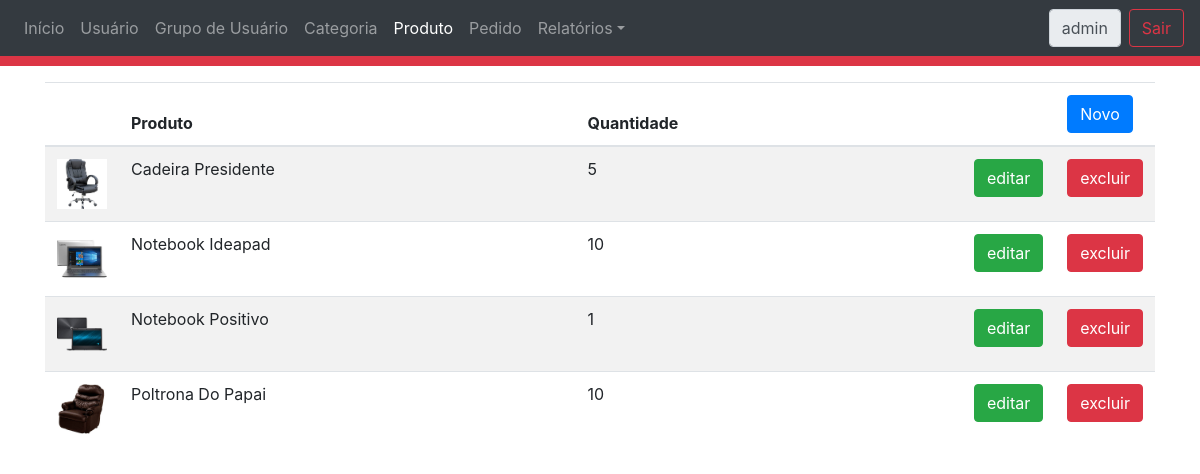
The page /ProdutoTabela.php (signed in) on the database its author committed.
### tables this page shows
CREATE TABLE IF NOT EXISTS `tbProduto` (
`idProduto` int(11) NOT NULL,
  `nome` varchar(255) DEFAULT NULL,
  `descricao` varchar(3000) NOT NULL,
  `valor` decimal(9,2) NOT NULL,
  `quantidadeEstoque` int(11) NOT NULL,
  `foto` varchar(255) DEFAULT NULL,
  `idCategoria` int(11) NOT NULL
);

### ControleAcesso.php (called while the page is built, shortened)
<?php
	require_once 'class/Usuario.php';
	require_once 'class/GrupoAcesso.php';
	$usuarioAtual = unserialize($_SESSION["USUARIO_ATUAL"]);
	$grupoAcessoUsuarioAtual = unserialize($_SESSION["GRUPOACESSO_USUARIO_ATUAL"]);
?>

### class/GrupoAcesso.php (called while the page is built, shortened)
<?php
    require_once 'Acesso.php';
	class GrupoAcesso
	{
        private  $acesso;
        function getAcesso() {
            return $this->acesso;
        }
	}
?>

### class/Acesso.php (called while the page is built, shortened)
<?php
class Acesso
    {
        private  $menu;
        private  $arquivo;
        private  $tipo;
        function getMenu() {
            return $this->menu;
        }
        function getTipo() {
            return $this->tipo;
        }
        function getArquivo() {
            return $this->arquivo;
        }
        function setMenu($menu) {
            $this->menu = $menu;
        }
        function setTipo($tipo) {
            $this->tipo = $tipo;
        }
        function setArquivo($arquivo) {
            $this->arquivo = $arquivo;
        }
    }
?>

### class/Usuario.php (called while the page is built, shortened)
<?php
	class Usuario
	{
        private  $login;
        function getLogin(){
            return $this->login;
        }
	}
?>

### class/ProdutoDAO.php (called while the page is built, shortened)
<?php
	require_once 'CategoriaDAO.php';
	require_once 'Produto.php';
	class ProdutoDAO extends CrudDAO
	{
		public function listar(){
			$objetos = array();
			try{
				$pdo = parent::conectar();
				$sql = "SELECT * FROM tbProduto  ORDER BY nome";
				$run = $pdo->prepare($sql);
				$run->execute();
				$resultado = $run->fetchAll();
				$categoriaDAO = new CategoriaDAO();
				foreach ($resultado as $registro){
					$produto = new Produto();
					$produto->setIdProduto($registro['idProduto']);
					$produto->setNome($registro['nome']);
					$produto->setDescricao($registro['descricao']);
					$produto->setValor($registro['valor']);
					$produto->setQuantidade($registro['quantidadeEstoque']);
					$produto->setFoto($registro['foto']);
					$categoria = $categoriaDAO->buscarPorId($registro['idCategoria']);
					$produto->setCategoria($categoria);
					array_push($objetos, $produto);
				}
			}catch(Exception $ex){
				echo $ex->getFile().' : '.$ex->getLine().' : '.$ex->getMessage();
			}finally {
				parent::desconectar();
			}
			return $objetos;
		}
	}
?>

### class/Produto.php (called while the page is built, shortened)
<?php
	class Produto
	{
        private  $idProduto;
        private  $nome;
        private  $foto;
        function __construct() {
            $categoria = new Categoria();
        }
        function getIdProduto(){
            return $this->idProduto;
        }
        function setIdProduto($idProduto){
            $this->idProduto = intval($idProduto);
        }
        function getNome(){
            return $this->nome;
        }
        function setNome($nome){
            $this->nome = $nome;
        }
        function getQuantidade(){
            return $this->situacao;
        }
        function setQuantidade($situacao){
            $this->situacao = intval($situacao);
        }
        function getFoto(){
            return $this->foto;
        }
        function setFoto($foto){
            $this->foto = $foto;
        }
	}
?>

### class/CategoriaDAO.php (called while the page is built, shortened)
<?php
	class CategoriaDAO extends CrudDAO
	{
		public function buscarPorId($codigo){
			$categoria = new Categoria();
			try{
				$pdo = parent::conectar();
				$sql = "SELECT * FROM tbCategoria WHERE idCategoria = :idCategoria";
				$run = $pdo->prepare($sql);
	  			$run->bindValue(':idCategoria', $codigo, PDO::PARAM_INT);
				$run->execute();
				$registro = $run->fetch();
				$categoria->setIdCategoria($registro['idCategoria']);
				$categoria->setDescricao($registro['descricao']);
			}catch(Exception $ex){
				echo $ex->getFile().' : '.$ex->getLine().' : '.$ex->getMessage();
			}finally {
				parent::desconectar();
			}
			return $categoria;
		}
	}
?>

### ProdutoTabela.php (the view, shortened to what this page needs)
<?php
	require_once 'ControleAcesso.php';
	require_once 'class/ProdutoDAO.php';
?>
<html>
    <head>
		<link type="text/css" rel="stylesheet" href="css/bootstrap.css"/>
		<link type="text/css" rel="stylesheet" href="css/produto.css"/>
    </head>
    <body>
		<div class="cabecalho">
			<?php
				include_once("Cabecalho.php");
			?>
		</div>
		<div class="container">
			<table id="tabelaProduto" class="table table-striped">
				<thead>
					<tr>
						<th></th>
						<th class="col-md-6">Produto</th>
						<th class="col-md-5">Quantidade</th>
						<th class="col-md-1"></th>
						<th class="col-md"><a class="btn btn-primary" href="ProdutoFormulario.php">Novo</a></th>
					</tr>
				</thead>
				<tbody>
					<?php
						$produtoDAO = new ProdutoDAO();
						$lista = $produtoDAO->listar();
						foreach($lista as $produto){
							echo"<tr>";
							echo"<td> <img class='fotoProduto' src='imagens/{$produto->getFoto()}'> </td>";
							echo"<td>{$produto->getNome()}</td>";
							echo"<td>{$produto->getQuantidade()}</td>";
							echo"<td> <a class='btn btn-success' href='ProdutoFormulario.php?idProduto={$produto->getIdProduto()}'> editar </a> </td>";
							echo"<td> <a class='btn btn-danger'  href='ProdutoControlador.php?operacao=excluir&idProduto={$produto->getIdProduto()}'> excluir </a> </td>";
							echo"</tr>";
						}
					?>
				</tbody>
			</table>
    </body>
</html>

### Cabecalho.php (shortened to what this page needs)
<nav class="navbar navbar-expand-md navbar-dark bg-dark">
  <div class="collapse navbar-collapse" id="navbarsExampleDefault">
	<ul class="navbar-nav mr-auto">
	<?php
		$arquivoAtual = basename($_SERVER['PHP_SELF']);
		foreach ($grupoAcessoUsuarioAtual as $grupoAcesso){
			if($grupoAcesso->getAcesso()->getTipo() == "menu"){
				if($grupoAcesso->getAcesso()->getArquivo() == $arquivoAtual){
					$ativo = "active";
				}else{
					$ativo = "";
				}
				echo "<li class='nav-item {$ativo}'>";
				echo "<a class='nav-link' href='{$grupoAcesso->getAcesso()->getArquivo()}'>{$grupoAcesso->getAcesso()->getMenu()}</a>";
		  		echo "</li>";
			}else{
				if($grupoAcesso->getAcesso()->getTipo() == "subMenu"){
					if($grupoAcesso->getAcesso()->getArquivo() == $arquivoAtual){
						$ativo = "active";
					}else{
						$ativo = "";
					}
					echo "<li class='nav-item dropdown {$ativo}'>";
					    echo "<a class='nav-link dropdown-toggle' href='{$grupoAcesso->getAcesso()->getArquivo()}' id='navbarDropdown' role='button' data-toggle='dropdown' aria-haspopup='true' aria-expanded='false'>{$grupoAcesso->getAcesso()->getMenu()}</a>";
					echo "</li>";
				}
			}
	  	}
	?>
	</ul>
	<div class="form-inline my-2 my-lg-0">
	  <label class="form-control mr-sm-2" readonly> <?php echo $usuarioAtual->getLogin(); ?> </label>
	  <a class="btn btn-outline-danger my-2 my-sm-0" href="LoginControlador.php?operacao=encerrar">Sair</a>
	</div>
  </div>
</nav>

### css/produto.css (style rules this page uses)
.cabecalho { border-bottom: 10px solid #dc3545; }
.container { padding-top: 1rem; }
.fotoProduto { width: 50px; height: 50px; }

### rows shown on the page
tbproduto: foto (picture), nome "Cadeira Presidente", quantidadeEstoque "5"
tbproduto: foto (picture), nome "Notebook Ideapad", quantidadeEstoque "10"
tbproduto: foto (picture), nome "Notebook Positivo", quantidadeEstoque "1"
tbproduto: foto (picture), nome "Poltrona Do Papai", quantidadeEstoque "10"

### other values the page prints
$grupoAcesso->getAcesso()->getMenu() "Início"
$grupoAcesso->getAcesso()->getMenu() "Usuário"
$grupoAcesso->getAcesso()->getMenu() "Grupo de Usuário"
$grupoAcesso->getAcesso()->getMenu() "Categoria"
$grupoAcesso->getAcesso()->getMenu() "Produto"
$grupoAcesso->getAcesso()->getMenu() "Pedido"
$grupoAcesso->getAcesso()->getMenu() "Relatórios"
$usuarioAtual->getLogin() "admin"
